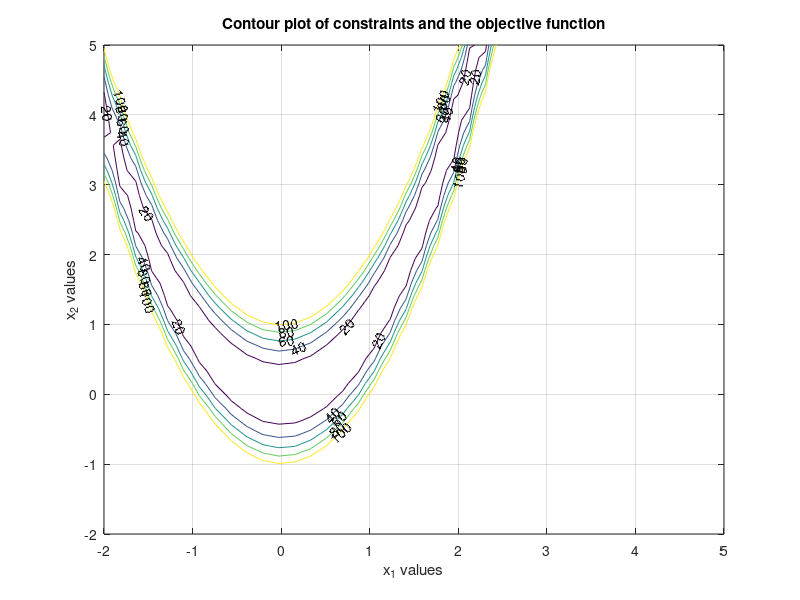

MATLAB code for this plot: (Note: this script raises an error after producing the figure.)
% ==========  Contour plot of the objective function ======= %%%%%%%

clear;
clc;
x1 = linspace(-2, 5, 40);
x2 =  linspace(-2, 5, 40);

[x1, x2] = meshgrid(x1, x2);
f = 100*(x2-x1.^2).^2+(1-x1).^2;
v = [20; 40; 60; 80; 100];
[c, h] = contour(x1, x2, f, v);

grid on
xlabel('x_{1} values')
ylabel('x_{2} values')
title('Contour plot of constraints and the objective function')
clabel(c,h); % labels the contour
hold on


% ============== Steepest Descent Method ================ %%%
clear;
clc;
x = [3 2]';
f=@(x1, x2) 100*(x2-x1.^2).^2+(1-x1).^2; % objective function

precision = 0.0001;
f2 = @(x) f(x(1), x(2));
niter = 0;
gnorm = inf;

while gnorm >= precision
    % calculatre gradient
    g = grad(x)
    gnorm = norm(g);
    f3 = @(L) 100*((x(2)-L*g(2))- (x(1)-L*g(1)).^2).^2+(1-(x(1)-L*g(1))).^2;
    % use the golden section search to obtain the minimum to obtain the
    % minimum alpha value between 0 and 0.5
    gs_value = SteepestGoldenSection(f3, 0, 0.5);
    % [alpha_val, fval] = fminsearch(f3, 0.01);
    x_new = x-gs_value*g
    plot(x_new(1), x_new(2), '*');
    obj_fxn_val = f2(x_new);
    disp(['value of boj fxn = ' num2str(obj_fxn_val, '%.6f')]);
    % check step
    if ~isfinite(x_new)
        disp(['Number of iterations: ' num2str(niter)])
        error('x is inf or NaN')
    end
    niter = niter+1
    x = x_new;
end

xopt = x
fopt = f2(xopt)
disp(['Value of obj fxn at minima = ' num2str(fopt, '%.6f')]);


    


